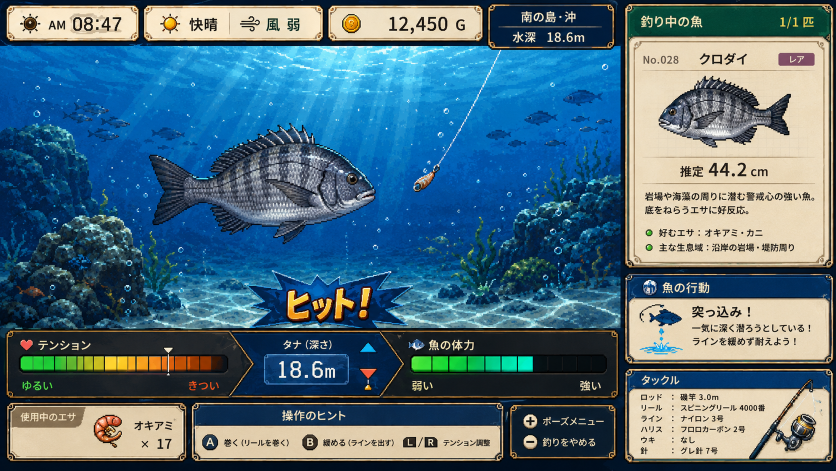
#> input picture reference/02_underwater_fight_mockup.png, 1672 x 941 px (shown at 1/2 size)
$ python build_fight_sidebar_static_compare.py
#> lines starting #> are read from the running program, lines starting #| are printed output that depends on the picture
#!/usr/bin/env python3
"""Build a right-sidebar static visual QA board from the real frame assets.

This does not replace the Godot runtime capture. It is a deterministic fallback
for checking sidebar asset/layout changes while SubViewport screenshots are not
available in headless CI.
"""

from __future__ import annotations

from pathlib import Path

from PIL import Image, ImageDraw, ImageFont


ROOT = Path(__file__).resolve().parents[1]
REFERENCE = ROOT / "reference" / "02_underwater_fight_mockup.png"
ASSET_DIR = ROOT / "assets" / "showcase" / "underwater"
FISH_ASSET_DIR = ROOT / "assets" / "showcase" / "fish"
FONT_BOLD = ROOT / "assets" / "fonts" / "line_seed" / "LINESeedJP_A_TTF_Bd.ttf"
FONT_REGULAR = ROOT / "assets" / "fonts" / "line_seed" / "LINESeedJP_A_TTF_Rg.ttf"
OUT = Path("/tmp/tsuri_sidebar_static_compare.png")

SIDEBAR_SIZE = (326, 708)
BG = "#07111d"
TEXT_LABEL = "#e8f3ff"


def _font(size: int, *, bold: bool = True) -> ImageFont.FreeTypeFont:
    return ImageFont.truetype(str(FONT_BOLD if bold else FONT_REGULAR), size)


def _resize(image: Image.Image, size: tuple[int, int]) -> Image.Image:
    return image.resize(size, Image.Resampling.LANCZOS)


# [104 lines left out: functions _draw_text, _center_text, _estimate_line, _wrapped_lines, _draw_wrapped, _paste_contain, not called in this run]


def _paste_alpha_crop_contain(base: Image.Image, image: Image.Image, box: tuple[float, float, float, float]) -> None:
    bbox = image.getchannel("A").getbbox()
    _paste_contain(base, image.crop(bbox) if bbox is not None else image, box)


# [106 lines left out: functions _draw_sheet_icon, _draw_rarity, _draw_header, _draw_fish_card, _draw_lower_cards, not called in this run]


def build_current_sidebar() -> Image.Image:
    frame = _resize(Image.open(ASSET_DIR / "sidebar_frame.png").convert("RGBA"), SIDEBAR_SIZE)
    draw = ImageDraw.Draw(frame)
    _draw_header(draw, *SIDEBAR_SIZE)
    _draw_fish_card(frame, draw, *SIDEBAR_SIZE)
    _draw_lower_cards(frame, draw, *SIDEBAR_SIZE)
    return frame.convert("RGB")


def build_reference_sidebar() -> Image.Image:
    reference = Image.open(REFERENCE).convert("RGB")
#> reference is the input picture: PIL image 1672x941 RGB; mean R, G, B 77.7, 109.8, 126.2
    crop = reference.crop((1260, 0, reference.width, reference.height))
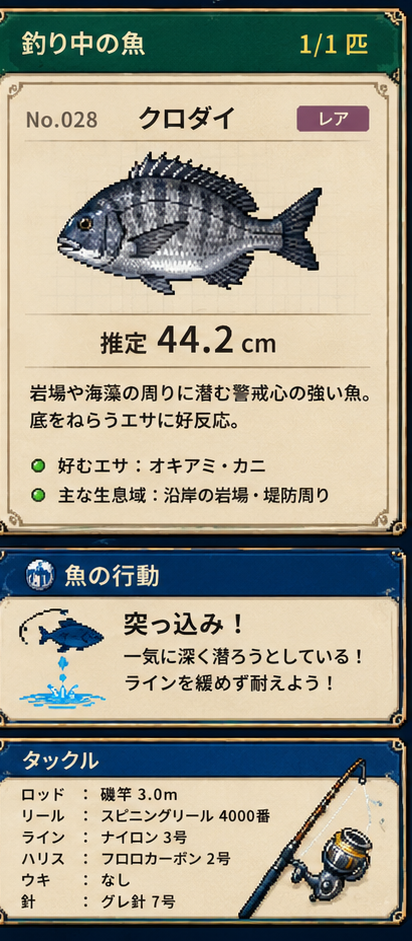
#> crop: PIL image 412x941 RGB; mean R, G, B 160.1, 156.8, 140.9
    return _resize(crop, (round(crop.width * SIDEBAR_SIZE[1] / crop.height), SIDEBAR_SIZE[1]))
#> in _resize, `return image.resize(size, Image.Resampling.LANCZOS)`:
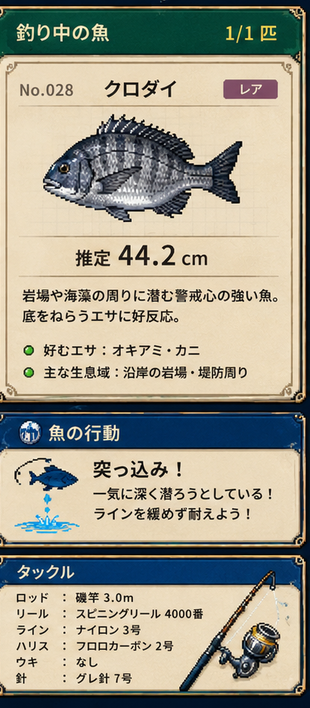
#> returned value: PIL image 310x708 RGB; mean R, G, B 160.2, 156.8, 140.9


def main() -> int:
    reference = build_reference_sidebar()
    current = build_current_sidebar()
    label_h = 38
    gap = 24
    width = reference.width + current.width + gap + 32
    height = SIDEBAR_SIZE[1] + label_h + 18
    out = Image.new("RGB", (width, height), BG)
    draw = ImageDraw.Draw(out)
    draw.text((16, 12), "REFERENCE RIGHT PANEL", fill=TEXT_LABEL)
    draw.text((16 + reference.width + gap, 12), "CURRENT STATIC SIDEBAR", fill=TEXT_LABEL)
    out.paste(reference, (16, label_h))
    out.paste(current, (16 + reference.width + gap, label_h))
    out.save(OUT)
    print(OUT)
    return 0


if __name__ == "__main__":
#> (the run stopped early here; a loop or call above may not have finished)

$ run again, with reference/05_fishing_spot_map_mockup.png copied over reference/02_underwater_fight_mockup.png
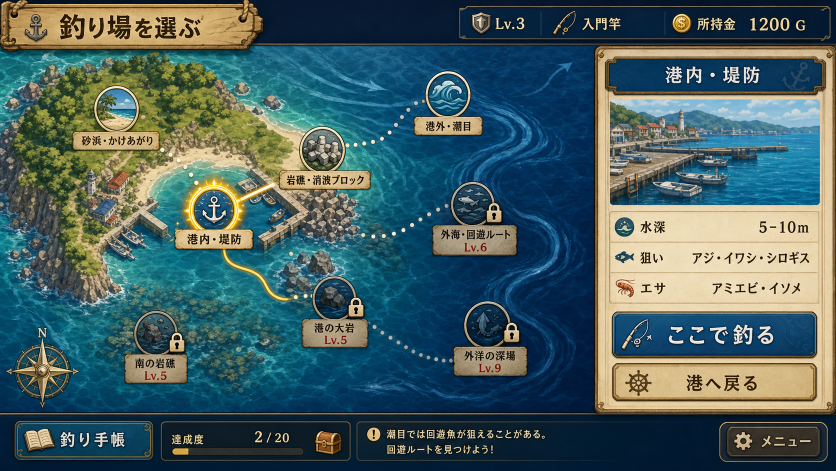
#> input picture reference/05_fishing_spot_map_mockup.png, 1672 x 941 px (shown at 1/2 size)
#> in build_reference_sidebar, reference is the input picture: PIL image 1672x941 RGB; mean R, G, B 70.8, 96, 97.6
#> in build_reference_sidebar, `crop = reference.crop((1260, 0, reference.width, reference.height))`:
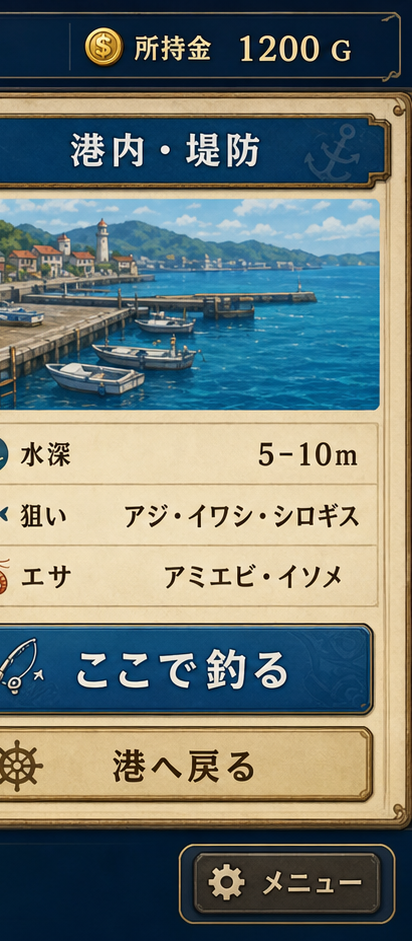
#> crop: PIL image 412x941 RGB; mean R, G, B 113.4, 123.2, 117.5
#> in _resize, `return image.resize(size, Image.Resampling.LANCZOS)`:
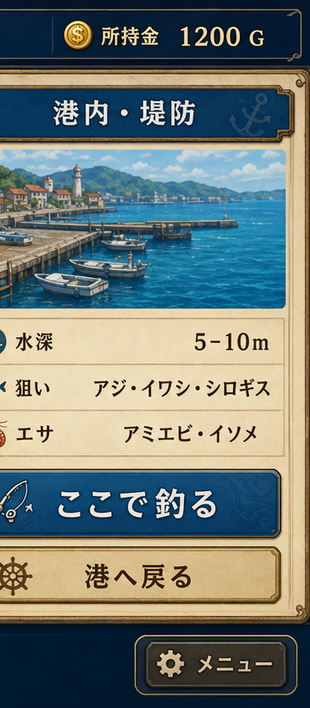
#> returned value: PIL image 310x708 RGB; mean R, G, B 113.4, 123.2, 117.5
